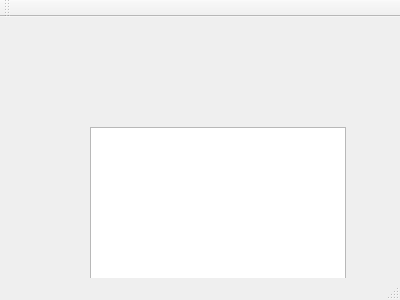
<?xml version="1.0" encoding="UTF-8"?>
<ui version="4.0">
 <class>MainWindow</class>
 <widget class="QMainWindow" name="MainWindow">
  <property name="geometry">
   <rect>
    <x>0</x>
    <y>0</y>
    <width>400</width>
    <height>300</height>
   </rect>
  </property>
  <property name="windowTitle">
   <string>MainWindow</string>
  </property>
  <widget class="QWidget" name="centralWidget">
   <widget class="ImageView" name="ImageViewer">
    <property name="geometry">
     <rect>
      <x>90</x>
      <y>110</y>
      <width>256</width>
      <height>192</height>
     </rect>
    </property>
   </widget>
  </widget>
  <widget class="QMenuBar" name="menuBar">
   <property name="geometry">
    <rect>
     <x>0</x>
     <y>0</y>
     <width>400</width>
     <height>22</height>
    </rect>
   </property>
  </widget>
  <widget class="QToolBar" name="mainToolBar">
   <attribute name="toolBarArea">
    <enum>TopToolBarArea</enum>
   </attribute>
   <attribute name="toolBarBreak">
    <bool>false</bool>
   </attribute>
  </widget>
  <widget class="QStatusBar" name="statusBar"/>
 </widget>
 <layoutdefault spacing="6" margin="11"/>
 <customwidgets>
  <customwidget>
   <class>ImageView</class>
   <extends>QGraphicsView</extends>
   <header>imageview.h</header>
  </customwidget>
 </customwidgets>
 <resources/>
 <connections/>
</ui>
